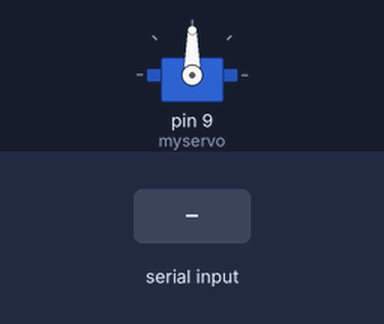
Bench run of a sketch on a simulated Arduino Uno, built with avr-gcc and run on an emulated ATmega328P. Parts: servo. The inputs (shaded band) are chosen by the test bench.

Above: at 1.2 s.
1.3 s: "30,150\n" received over Serial
At 2.0 s:
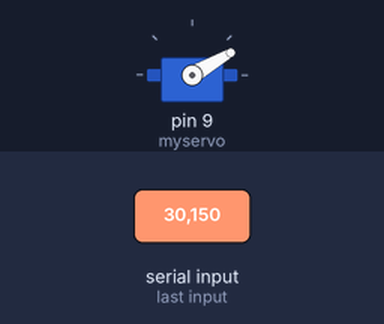
2.8 s: "5\n" received over Serial
At 3.2 s:
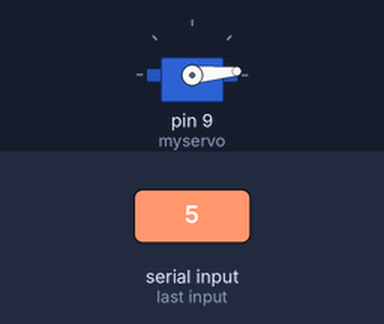
4.3 s: "200\n" received over Serial
At 5.5 s:
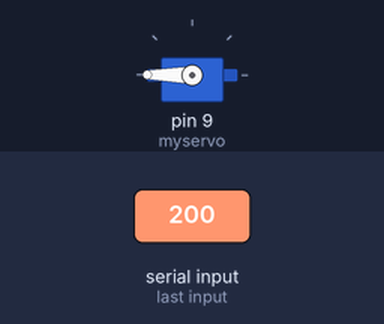
5.8 s: "90,45\n" received over Serial
At 6.7 s:
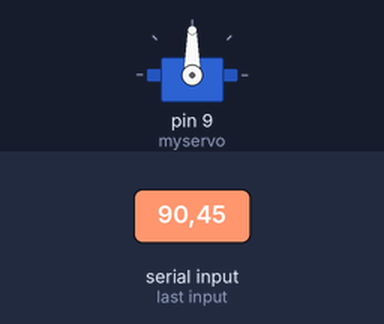
Timing chart, 0 to 8.3 s (numbered marks = the images above; inputs shaded):
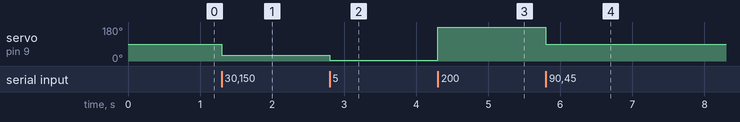

The sketch:

servo_controlled_by_python.ino
```cpp
#include <Servo.h>

Servo myservo;  // create Servo object to control a servo

int pos = 0;    // variable to store the servo position

void setup() {
  myservo.attach(9);  // attaches the servo on pin 9 to the Servo object
  Serial.begin(115200);
  Serial.setTimeout(1);
}

void loop() {
  while (!Serial.available());
  pos = Serial.readString().toInt();
  myservo.write(pos);              // tell servo to go to position in variable 'pos'
  delay(15);                       // waits 15 ms for the servo to reach the position
}
```

Measured:
- after the input at 1.3 s, servo on pin 9 (myservo): 90° → 30° at once
- after the input at 2.8 s, servo on pin 9 (myservo): 30° → 5° at once
- after the input at 4.3 s, servo on pin 9 (myservo): 5° → 180° at once
- after the input at 5.8 s, servo on pin 9 (myservo): 180° → 90° at once
